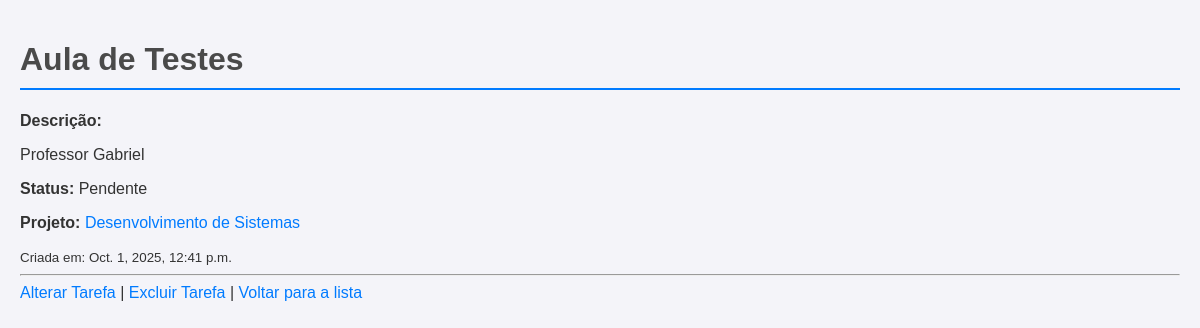
/tarefas/6/, run on the app's committed database.
### tarefas/models.py (models this page shows, shortened)
class Tarefa(models.Model):
    titulo = models.CharField(max_length=200)
    descricao = models.TextField(blank=True, null=True)
    data_criacao = models.DateTimeField(auto_now_add=True)
    concluida = models.BooleanField(default=False)
    projeto = models.ForeignKey(Projeto, on_delete=models.CASCADE, null=True, blank=True)

### projetos/models.py (models this page shows, shortened)
class Projeto(models.Model):
    nome = models.CharField(max_length=100)
    descricao = models.TextField(blank=True)
    data_criacao = models.DateTimeField(auto_now_add=True)

### tarefas/views.py (the view)
# urls.py: path('<int:tarefa_id>/', views.detalhe_tarefa, name='detalhe_tarefa'),
def detalhe_tarefa(request, tarefa_id):
    tarefa = get_object_or_404(Tarefa, pk=tarefa_id)
    return render(request, 'tarefas/detalhe.html', {'tarefa': tarefa})

### tarefas/templates/tarefas/detalhe.html (shortened to what this page needs)
<!DOCTYPE html>
<html lang="pt-br">
<head>
    {% load static %}
    <link rel="stylesheet" href="{% static 'detalhe/detalhe.css' %}">
</head>
<body>
    <h1>{{ tarefa.titulo }}</h1>
    <p><strong>Descrição:</strong> {{ tarefa.descricao|linebreaks }}</p>
    <p><strong>Status:</strong> {% if tarefa.concluida %}Concluída{% else %}Pendente{% endif %}</p>
    <p>{% if tarefa.projeto %}
        <strong>Projeto:</strong>
        <a href="{% url 'detalhe_projeto' tarefa.projeto.id %}">
            {{ tarefa.projeto.nome }}
        </a>
        {% else %}
        <strong>(Sem projeto)</strong>
        {% endif %}
    </p>
    <small>Criada em: {{ tarefa.data_criacao }}</small>
    <hr>
    <a href="{% url 'alterar_tarefa' tarefa.id %}">Alterar Tarefa</a> |
    <a href="{% url 'excluir_tarefa' tarefa.id %}">Excluir Tarefa</a> |
    <a href="{% url 'lista_tarefas' %}">Voltar para a lista</a>
</body>
</html>

### tarefas/static/detalhe/detalhe.css (style rules this page uses)
body { font-family: sans-serif; background-color: #f4f4f9; color: #333; margin: 0; padding: 20px; }
h1 { color: #4a4a4a; border-bottom: 2px solid #007bff; padding-bottom: 10px; }
a { color: #007bff; text-decoration: none; }

### data on the page
Tarefa: titulo "Aula de Testes", descricao "Professor Gabriel", projeto.nome "Desenvolvimento de Sistemas", data_criacao "Oct. 1, 2025, 12:41 p.m."
